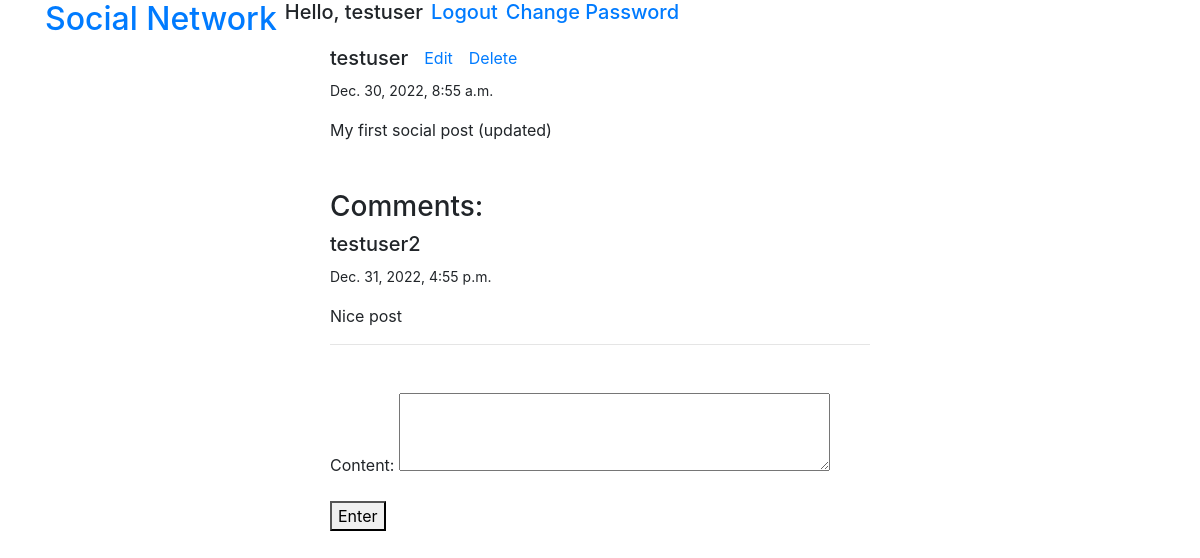
The app's page /post/1/ (signed in) with its own data.
### posts/models.py (models this page shows, shortened)
class Post(models.Model):
	user = models.ForeignKey(User, on_delete=models.CASCADE)
	content = models.TextField()
	created = models.DateTimeField(auto_now_add=True)
	updated = models.DateTimeField(auto_now=True)
	class Meta:
		ordering = ['-created',]

### comments/models.py (models this page shows, shortened)
class Comment(models.Model):
	post = models.ForeignKey(Post, on_delete=models.CASCADE)
	user = models.ForeignKey(User, on_delete=models.CASCADE)
	content = models.TextField()
	created = models.DateTimeField(auto_now_add=True)
	updated = models.DateTimeField(auto_now=True)
	class Meta:
		ordering = ['-created']

### posts/views.py (the view)
class PostDetailView(LoginRequiredMixin, generic.DetailView):
	model = Post
	def get_context_data(self, *args, **kwargs):
		context = super().get_context_data(*args, **kwargs)
		context['c_form'] = CommentForm()
		context['comments'] = self.get_object().comment_set.all()
		return context

### comments/forms.py
class CommentForm(forms.ModelForm):
	content = forms.CharField(widget=forms.Textarea(attrs={'rows': 3}))
	class Meta:
		model = Comment
		fields = ['content']

### posts/templates/posts/post_detail.html (shortened to what this page needs)
{% extends 'base.html' %}
{% block content %}
	<div>
		<div class="d-flex">
			<h5>{{post.user.username}}</h5>
			{% if request.user == post.user %}
				<a href="{% url 'post_update' post.pk %}" class="ml-3">Edit</a>
				<a href="{% url 'post_delete' post.pk %}" class="ml-3">Delete</a>
			{% endif %}
		</div>
		<p><small>{{post.created}}</small></p>
		<p>{{post.content}}</p>
	</div>
	<div class="mt-5">
		<h3>Comments:</h3>
		<div>
			{% for comment in comments %}
				<div>
					<div class="d-flex">
						<h5>{{comment.user.username}}</h5>
					</div>
					<p><small>{{comment.created}}</small></p>
					<p>{{comment.content}}</p>
					<hr>
				</div>
			{% empty %}
				<p>No Comment</p>
			{% endfor %}
		</div>
		<div class="mt-5">
			<form method="post" action="{% url 'comment_create' post.pk %}">
				{{c_form.as_p}}
				<button type="submit">Enter</button>
			</form>
		</div>
	</div>
{% endblock content %}

### posts/templates/base.html (shortened to what this page needs)
<!DOCTYPE html>
<html>
<head>
	<link rel="stylesheet" href="https://cdn.jsdelivr.net/npm/bootstrap@4.6.2/dist/css/bootstrap.min.css">
</head>
<body>
	<div class="container">
		<div class="d-flex">
			<h2><a href="{% url 'home' %}">Social Network</a></h2>
			{% if request.user.is_authenticated %}
				<h5 class="ml-2">Hello, {{request.user.username}}</h5>
				<h5 class="ml-2"><a href="{% url 'account_logout' %}">Logout</a></h5>
				<h5 class="ml-2"><a href="{% url 'account_change_password' %}">Change Password</a></h5>
			{% endif %}
		</div>
		<div class="row">
			<div class="col-md-6 offset-md-3">
				{% block content %}
				{% endblock content %}
			</div>
		</div>
	</div>
</body>
</html>

### records on screen
Post: user.username "testuser", created "Dec. 30, 2022, 8:55 a.m.", content "My first social post (updated)"
Comment: user.username "testuser2", created "Dec. 31, 2022, 4:55 p.m.", content "Nice post"

### other values on screen
{{ request.user.username }} "testuser"
